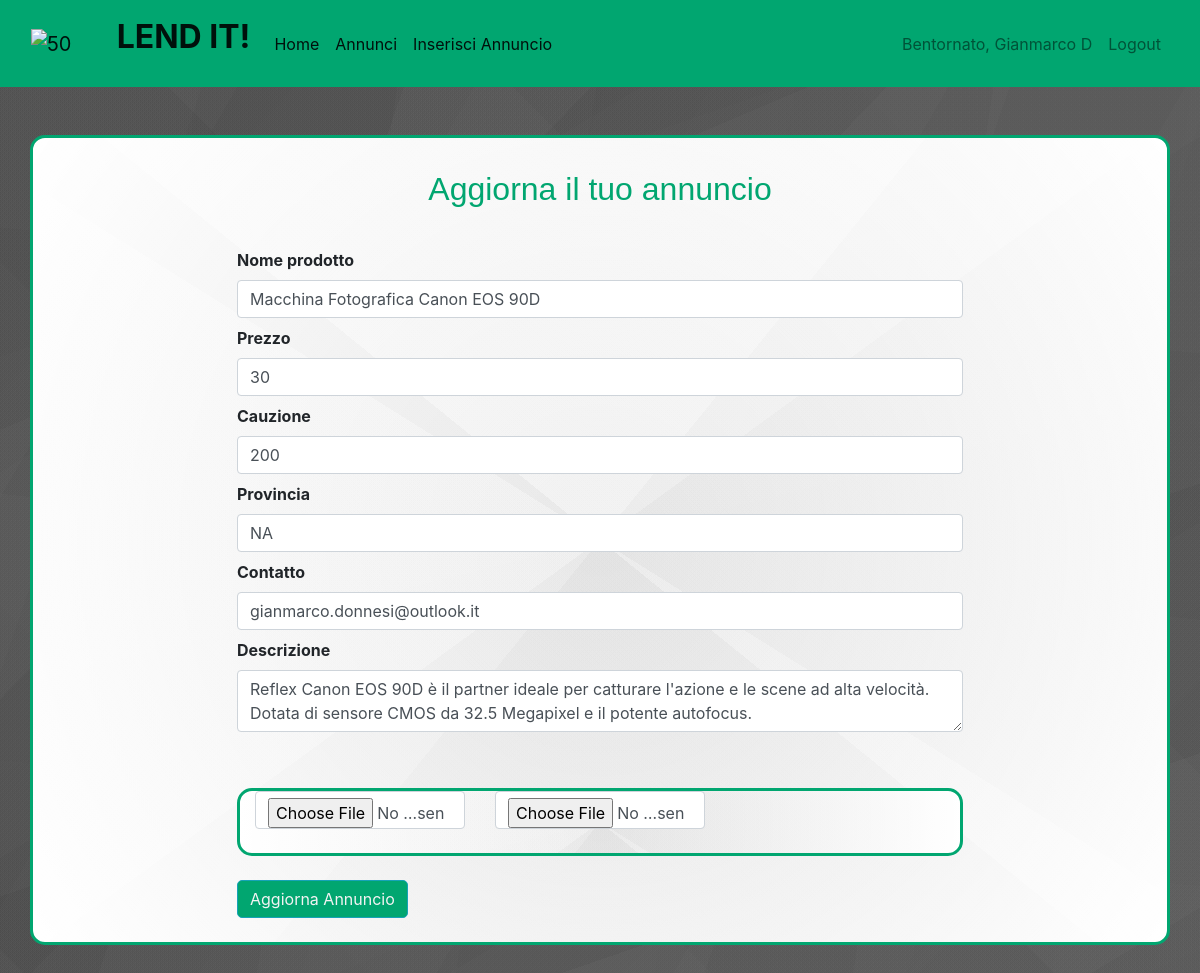
Screenshot of /updateproduct1 (signed in) with the database file from the repository.
### market/models.py (models this page shows, shortened)
class User(db.Model, UserMixin):
    id = db.Column(db.Integer(), primary_key=True)
    username = db.Column(db.String(length=30), nullable=False, unique=True)
    email_address = db.Column(db.String(length=50), nullable=False, unique=True)
    password_hash = db.Column(db.String(length=60), nullable=False)
    items = db.relationship('Item', backref='owned_user', lazy=True)
    @property
    def password(self):
        return self.password

class Item(db.Model):
    id = db.Column(db.Integer(), primary_key=True)
    name = db.Column(db.String(length=30), nullable=False, unique=True)
    price = db.Column(db.Integer(), nullable=False)
    cauzione = db.Column(db.Integer(), nullable=False)
    provincia = db.Column(db.String(length=2), nullable=False)
    description = db.Column(db.String(length=2000), nullable=False, unique=True)
    contatto = db.Column(db.String(length=60), nullable=False, unique=True)
    owner = db.Column(db.Integer(), db.ForeignKey('user.id'))
    image1 = db.Column(db.String(150), nullable=False)
    image2 = db.Column(db.String(150), nullable=False)

### market/routes.py (the view, shortened to what this page needs)
@app.route('/updateproduct<int:id>', methods=['POST', 'GET'])
def updateproduct(id):
    item = Item.query.get_or_404(id)
    form = Addproducts(request.form)
    form.nome.data = item.name
    form.price.data = item.price
    form.caution.data = item.cauzione
    form.province.data = item.provincia
    form.contact.data = item.contatto
    form.description.data = item.description
    return render_template('aggiorna_annuncio.html', form=form, item=item)

### market/forms.py
class Addproducts(Form):
    nome = StringField('Nome prodotto', [validators.DataRequired()])
    price = IntegerField('Prezzo', [validators.DataRequired()])
    caution = IntegerField('Cauzione', [validators.DataRequired()])
    province = StringField('Provincia', validators=[Length(max=2), DataRequired()])
    contact = StringField('Contatto', validators=[Length(max=50), DataRequired()])
    description = TextAreaField('Descrizione', validators=[Length(max=180), DataRequired()])
    submit = SubmitField(label='Inserisci Annuncio')
    image_1 = FileField('Prima immagine', validators=[FileRequired(), FileAllowed(['jpg', 'png', 'jpeg'])])
    image_2 = FileField('Seconda immagine', validators=[FileRequired(), FileAllowed(['jpg', 'png', 'jpeg'])])

### market/models.py (called while the page is built)
@login_manager.user_loader
def load_user(user_id):
    return User.query.get(int(user_id))

### market/templates/aggiorna_annuncio.html (shortened to what this page needs)
{% extends 'base.html' %}
{% block content %}
    <div class="container1">
    <br><br>
<div class = "container" >
     <div class="row">
     <div class="col-md-2"></div>
     <div class="col-md-8">
         <br>
         <h2 class="text-center  p-2">Aggiorna il tuo annuncio</h2>
         <br>
         {%  from "_formhelpers.html" import render_field %}
         <form action="" method="POST" enctype="multipart/form-data">
             {{ render_field(form.nome, class="form-control", placeholder="Titolo Annuncio")}}
             {{ render_field(form.price, class="form-control", placeholder="Prezzo P/G")}}
             {{ render_field(form.caution, class="form-control", placeholder="Cauzione")}}
             {{ render_field(form.province, class="form-control", placeholder="Provincia")}}
             {{ render_field(form.contact, class="form-control", placeholder="Contatto (email)")}}
             {{ render_field(form.description, class="form-control", placeholder="Inserisci Descrizione")}}
           <br>
             <br>
             <div class="container">
                 <div class="row">
                     <div class="col-md-4"><input type="file" name="image1" class="form-control"></div>
                     <div class="col-md-4"><input type="file" name="image2" class="form-control"></div>
                 </div>
                 <br>
             </div>
             <button type="submit" class="btn btn-outline-info mt-4">Aggiorna Annuncio</button>
         </form>
<br>
     </div>
</div>
</div>
    </div>
{% endblock content %}

### market/templates/base.html (shortened to what this page needs)
<!doctype html>
<html lang="en">
   <head>
      <link rel="stylesheet" href="https://cdn.jsdelivr.net/npm/bootstrap@4.5.3/dist/css/bootstrap.min.css">
      <link rel="stylesheet" href="https://cdnjs.cloudflare.com/ajax/libs/animate.css/4.1.1/animate.min.css"/>
   </head>
   <body>
  <nav class="navbar navbar-expand-lg navbar-light " style="background-color: #01A670;">
  <div class="container-fluid">
    <a class="navbar-brand" href="#">
      <img src="{{url_for('static', filename='stretta.png')}}" alt="50" width="80" height="45" class="d-inline-block align-text-top">
     <font  size="6"> <strong>  LEND IT! </strong> </font>
    </a>
    <div class="collapse navbar-collapse" id="navbarSupportedContent">
      <ul class="navbar-nav mr-auto">
           <li class="nav-item active">
          <a class="nav-link active" aria-current="page" href="{{ url_for('home_page') }}">Home</a>
        </li>
        <li class="nav-item active">
          <a class="nav-link active" aria-current="page" href="{{ url_for('annunci_page') }}">Annunci</a>
        </li>
          <li class="nav-item active">
          <a class="nav-link active" aria-current="page" href="{{ url_for('insert_product') }}">Inserisci Annuncio</a>
        </li>
        </ul>
    </div>
          {% if current_user.is_authenticated %}
            <ul class="navbar-nav">
                <li class="nav-item">
                    <a class="nav-link" style="color: lawngreen; font-weight: bold">
                    </a>
                </li>
                <li class="nav-item">
                    <a class="nav-link">Bentornato, {{ current_user.username }}</a>
                </li>
                <li class="nav-item">
                    <a class="nav-link" href="{{ url_for('logout_page')}}">Logout</a>
                </li>
            </ul>
          {% endif %}
          </div>
    </nav>
 {% block content %}{% endblock %}
</html>

### market/templates/_formhelpers.html (shortened to what this page needs)
{% macro render_field(field) %}
  <dt>{{ field.label }}
  <dd>{{ field(**kwargs)|safe }}
  </dd>
{% endmacro %}>

### rows the page displays
User: username "Gianmarco D"
Item: price "30", description "Reflex Canon EOS 90D è il partner ideale per catturare l'azione e le scene ad alta velocità. Dotata di sensore CMOS da 32.5 Megapixel e il potente autofocus."

### other values shown
{{ field.label }} "Nome prodotto Prezzo Cauzione Provincia Contatto Descrizione"
